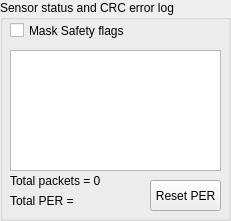
  <widget class="QGroupBox" name="groupBox_7">
   <property name="enabled">
    <bool>true</bool>
   </property>
   <property name="geometry">
    <rect>
     <x>1330</x>
     <y>500</y>
     <width>231</width>
     <height>221</height>
    </rect>
   </property>
   <property name="styleSheet">
    <string notr="true"/>
   </property>
   <property name="title">
    <string>Sensor status and CRC error log</string>
   </property>
   <widget class="QTextEdit" name="textEditSensorError">
    <property name="geometry">
     <rect>
      <x>10</x>
      <y>50</y>
      <width>211</width>
      <height>121</height>
     </rect>
    </property>
    <property name="html">
     <string>&lt;!DOCTYPE HTML PUBLIC &quot;-//W3C//DTD HTML 4.0//EN&quot; &quot;http://www.w3.org/TR/REC-html40/strict.dtd&quot;&gt;
&lt;html&gt;&lt;head&gt;&lt;meta name=&quot;qrichtext&quot; content=&quot;1&quot; /&gt;&lt;style type=&quot;text/css&quot;&gt;
p, li { white-space: pre-wrap; }
&lt;/style&gt;&lt;/head&gt;&lt;body style=&quot; font-family:'MS Shell Dlg 2'; font-size:7.5pt; font-weight:400; font-style:normal;&quot;&gt;
&lt;p style=&quot;-qt-paragraph-type:empty; margin-top:0px; margin-bottom:0px; margin-left:0px; margin-right:0px; -qt-block-indent:0; text-indent:0px; font-size:8pt;&quot;&gt;&lt;br /&gt;&lt;/p&gt;&lt;/body&gt;&lt;/html&gt;</string>
    </property>
   </widget>
   <widget class="CustomControls::PushButton" name="pushButtonUpdate_8">
    <property name="geometry">
     <rect>
      <x>150</x>
      <y>180</y>
      <width>71</width>
      <height>31</height>
     </rect>
    </property>
    <property name="font">
     <font>
      <weight>50</weight>
      <bold>false</bold>
     </font>
    </property>
    <property name="accessibleName">
     <string>ResetPER()</string>
    </property>
    <property name="text">
     <string>Reset PER</string>
    </property>
   </widget>
   <widget class="QLabel" name="labelPER">
    <property name="geometry">
     <rect>
      <x>10</x>
      <y>190</y>
      <width>141</width>
      <height>21</height>
     </rect>
    </property>
    <property name="text">
     <string>Total PER =</string>
    </property>
    <property name="alignment">
     <set>Qt::AlignLeading|Qt::AlignLeft|Qt::AlignVCenter</set>
    </property>
   </widget>
   <widget class="QLabel" name="labelPACKETS">
    <property name="geometry">
     <rect>
      <x>10</x>
      <y>170</y>
      <width>151</width>
      <height>21</height>
     </rect>
    </property>
    <property name="text">
     <string>Total packets = 0</string>
    </property>
    <property name="alignment">
     <set>Qt::AlignLeading|Qt::AlignLeft|Qt::AlignVCenter</set>
    </property>
   </widget>
   <widget class="QCheckBox" name="checkBoxMaskSafety">
    <property name="geometry">
     <rect>
      <x>10</x>
      <y>20</y>
      <width>161</width>
      <height>21</height>
     </rect>
    </property>
    <property name="accessibleName">
     <string/>
    </property>
    <property name="layoutDirection">
     <enum>Qt::LeftToRight</enum>
    </property>
    <property name="text">
     <string>Mask Safety flags</string>
    </property>
    <property name="checked">
     <bool>false</bool>
    </property>
   </widget>
  </widget>
